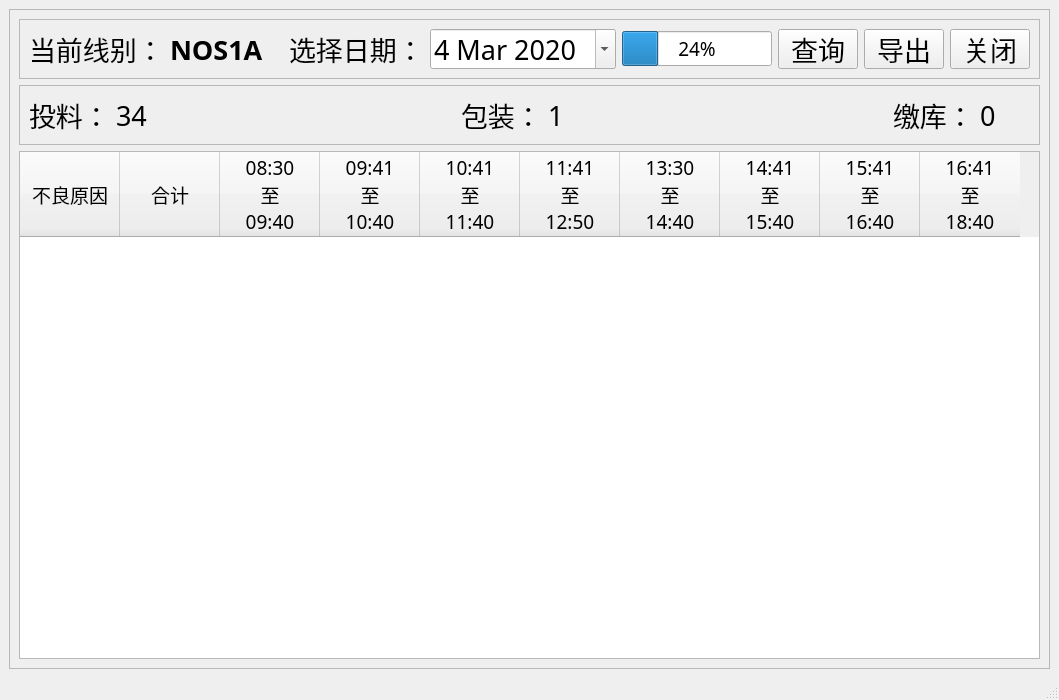
<?xml version="1.0" encoding="UTF-8"?>
<ui version="4.0">
 <class>MainWindow</class>
 <widget class="QMainWindow" name="MainWindow">
  <property name="windowModality">
   <enum>Qt::WindowModal</enum>
  </property>
  <property name="geometry">
   <rect>
    <x>0</x>
    <y>0</y>
    <width>1024</width>
    <height>700</height>
   </rect>
  </property>
  <property name="windowTitle">
   <string>日不良记录统计</string>
  </property>
  <property name="statusTip">
   <string/>
  </property>
  <property name="toolButtonStyle">
   <enum>Qt::ToolButtonIconOnly</enum>
  </property>
  <widget class="QWidget" name="centralwidget">
   <layout class="QVBoxLayout" name="verticalLayout_2">
    <item>
     <widget class="QFrame" name="frame">
      <property name="frameShape">
       <enum>QFrame::StyledPanel</enum>
      </property>
      <property name="frameShadow">
       <enum>QFrame::Raised</enum>
      </property>
      <layout class="QVBoxLayout" name="verticalLayout">
       <item>
        <widget class="QFrame" name="frame_3">
         <property name="minimumSize">
          <size>
           <width>0</width>
           <height>50</height>
          </size>
         </property>
         <property name="font">
          <font>
           <family>微软雅黑 Light</family>
           <pointsize>14</pointsize>
          </font>
         </property>
         <property name="frameShape">
          <enum>QFrame::StyledPanel</enum>
         </property>
         <property name="frameShadow">
          <enum>QFrame::Raised</enum>
         </property>
         <layout class="QHBoxLayout" name="horizontalLayout">
          <item>
           <widget class="QLabel" name="label">
            <property name="maximumSize">
             <size>
              <width>16777215</width>
              <height>40</height>
             </size>
            </property>
            <property name="font">
             <font>
              <pointsize>20</pointsize>
             </font>
            </property>
            <property name="text">
             <string>当前线别：</string>
            </property>
           </widget>
          </item>
          <item>
           <widget class="QLabel" name="label_2">
            <property name="maximumSize">
             <size>
              <width>16777215</width>
              <height>40</height>
             </size>
            </property>
            <property name="font">
             <font>
              <family>微软雅黑</family>
              <pointsize>20</pointsize>
              <weight>75</weight>
              <bold>true</bold>
             </font>
            </property>
            <property name="text">
             <string>NOS1A</string>
            </property>
           </widget>
          </item>
          <item>
           <spacer name="horizontalSpacer">
            <property name="orientation">
             <enum>Qt::Horizontal</enum>
            </property>
            <property name="sizeType">
             <enum>QSizePolicy::Fixed</enum>
            </property>
            <property name="sizeHint" stdset="0">
             <size>
              <width>20</width>
              <height>20</height>
             </size>
            </property>
           </spacer>
          </item>
          <item>
           <widget class="QLabel" name="label_3">
            <property name="minimumSize">
             <size>
              <width>0</width>
              <height>30</height>
             </size>
            </property>
            <property name="maximumSize">
             <size>
              <width>16777215</width>
              <height>40</height>
             </size>
            </property>
            <property name="font">
             <font>
              <pointsize>20</pointsize>
             </font>
            </property>
            <property name="text">
             <string>选择日期：</string>
            </property>
           </widget>
          </item>
          <item>
           <widget class="QDateEdit" name="dateEdit">
            <property name="maximumSize">
             <size>
              <width>16777215</width>
              <height>40</height>
             </size>
            </property>
            <property name="font">
             <font>
              <pointsize>20</pointsize>
             </font>
            </property>
            <property name="dateTime">
             <datetime>
              <hour>0</hour>
              <minute>0</minute>
              <second>0</second>
              <year>2020</year>
              <month>3</month>
              <day>4</day>
             </datetime>
            </property>
            <property name="calendarPopup">
             <bool>true</bool>
            </property>
           </widget>
          </item>
          <item>
           <spacer name="horizontalSpacer_2">
            <property name="orientation">
             <enum>Qt::Horizontal</enum>
            </property>
            <property name="sizeHint" stdset="0">
             <size>
              <width>40</width>
              <height>20</height>
             </size>
            </property>
           </spacer>
          </item>
          <item>
           <widget class="QProgressBar" name="progressBar">
            <property name="minimumSize">
             <size>
              <width>150</width>
              <height>0</height>
             </size>
            </property>
            <property name="value">
             <number>24</number>
            </property>
           </widget>
          </item>
          <item>
           <widget class="QPushButton" name="pushButton_2">
            <property name="maximumSize">
             <size>
              <width>16777215</width>
              <height>40</height>
             </size>
            </property>
            <property name="font">
             <font>
              <pointsize>20</pointsize>
             </font>
            </property>
            <property name="text">
             <string>查询</string>
            </property>
           </widget>
          </item>
          <item>
           <widget class="QPushButton" name="pushButton_3">
            <property name="maximumSize">
             <size>
              <width>16777215</width>
              <height>40</height>
             </size>
            </property>
            <property name="font">
             <font>
              <pointsize>20</pointsize>
             </font>
            </property>
            <property name="text">
             <string>导出</string>
            </property>
           </widget>
          </item>
          <item>
           <widget class="QPushButton" name="pushButton">
            <property name="maximumSize">
             <size>
              <width>16777215</width>
              <height>40</height>
             </size>
            </property>
            <property name="font">
             <font>
              <pointsize>20</pointsize>
             </font>
            </property>
            <property name="text">
             <string>关闭</string>
            </property>
           </widget>
          </item>
         </layout>
        </widget>
       </item>
       <item>
        <widget class="QFrame" name="frame_2">
         <property name="minimumSize">
          <size>
           <width>0</width>
           <height>40</height>
          </size>
         </property>
         <property name="font">
          <font>
           <family>微软雅黑 Light</family>
           <pointsize>14</pointsize>
          </font>
         </property>
         <property name="layoutDirection">
          <enum>Qt::LeftToRight</enum>
         </property>
         <property name="frameShape">
          <enum>QFrame::StyledPanel</enum>
         </property>
         <property name="frameShadow">
          <enum>QFrame::Raised</enum>
         </property>
         <layout class="QHBoxLayout" name="horizontalLayout_2">
          <item>
           <widget class="QLabel" name="label_4">
            <property name="font">
             <font>
              <pointsize>20</pointsize>
             </font>
            </property>
            <property name="text">
             <string>投料：</string>
            </property>
           </widget>
          </item>
          <item>
           <widget class="QLabel" name="label_5">
            <property name="minimumSize">
             <size>
              <width>50</width>
              <height>0</height>
             </size>
            </property>
            <property name="font">
             <font>
              <pointsize>20</pointsize>
             </font>
            </property>
            <property name="text">
             <string>34</string>
            </property>
            <property name="alignment">
             <set>Qt::AlignLeading|Qt::AlignLeft|Qt::AlignVCenter</set>
            </property>
           </widget>
          </item>
          <item>
           <spacer name="horizontalSpacer_3">
            <property name="orientation">
             <enum>Qt::Horizontal</enum>
            </property>
            <property name="sizeType">
             <enum>QSizePolicy::Expanding</enum>
            </property>
            <property name="sizeHint" stdset="0">
             <size>
              <width>281</width>
              <height>20</height>
             </size>
            </property>
           </spacer>
          </item>
          <item>
           <widget class="QLabel" name="label_6">
            <property name="font">
             <font>
              <pointsize>20</pointsize>
             </font>
            </property>
            <property name="text">
             <string>包装：</string>
            </property>
           </widget>
          </item>
          <item>
           <widget class="QLabel" name="label_7">
            <property name="minimumSize">
             <size>
              <width>50</width>
              <height>0</height>
             </size>
            </property>
            <property name="font">
             <font>
              <pointsize>20</pointsize>
             </font>
            </property>
            <property name="text">
             <string>1</string>
            </property>
            <property name="alignment">
             <set>Qt::AlignLeading|Qt::AlignLeft|Qt::AlignVCenter</set>
            </property>
           </widget>
          </item>
          <item>
           <spacer name="horizontalSpacer_4">
            <property name="orientation">
             <enum>Qt::Horizontal</enum>
            </property>
            <property name="sizeType">
             <enum>QSizePolicy::Expanding</enum>
            </property>
            <property name="sizeHint" stdset="0">
             <size>
              <width>281</width>
              <height>20</height>
             </size>
            </property>
           </spacer>
          </item>
          <item>
           <widget class="QLabel" name="label_8">
            <property name="font">
             <font>
              <pointsize>20</pointsize>
             </font>
            </property>
            <property name="text">
             <string>缴库：</string>
            </property>
           </widget>
          </item>
          <item>
           <widget class="QLabel" name="label_9">
            <property name="minimumSize">
             <size>
              <width>50</width>
              <height>0</height>
             </size>
            </property>
            <property name="font">
             <font>
              <pointsize>20</pointsize>
             </font>
            </property>
            <property name="text">
             <string>0</string>
            </property>
            <property name="alignment">
             <set>Qt::AlignLeading|Qt::AlignLeft|Qt::AlignVCenter</set>
            </property>
           </widget>
          </item>
         </layout>
        </widget>
       </item>
       <item>
        <widget class="QTableWidget" name="tableWidget">
         <property name="font">
          <font>
           <family>微软雅黑 Light</family>
           <pointsize>14</pointsize>
          </font>
         </property>
         <column>
          <property name="text">
           <string>不良原因</string>
          </property>
         </column>
         <column>
          <property name="text">
           <string>合计</string>
          </property>
         </column>
         <column>
          <property name="text">
           <string>08:30
至
09:40</string>
          </property>
         </column>
         <column>
          <property name="text">
           <string>09:41
至
10:40</string>
          </property>
         </column>
         <column>
          <property name="text">
           <string>10:41
至
11:40</string>
          </property>
         </column>
         <column>
          <property name="text">
           <string>11:41
至
12:50</string>
          </property>
         </column>
         <column>
          <property name="text">
           <string>13:30
至
14:40</string>
          </property>
         </column>
         <column>
          <property name="text">
           <string>14:41
至
15:40</string>
          </property>
         </column>
         <column>
          <property name="text">
           <string>15:41
至
16:40</string>
          </property>
         </column>
         <column>
          <property name="text">
           <string>16:41
至
18:40</string>
          </property>
         </column>
        </widget>
       </item>
      </layout>
     </widget>
    </item>
   </layout>
  </widget>
  <widget class="QMenuBar" name="menubar">
   <property name="geometry">
    <rect>
     <x>0</x>
     <y>0</y>
     <width>1024</width>
     <height>23</height>
    </rect>
   </property>
  </widget>
  <widget class="QStatusBar" name="statusbar"/>
 </widget>
 <resources/>
 <connections/>
</ui>
